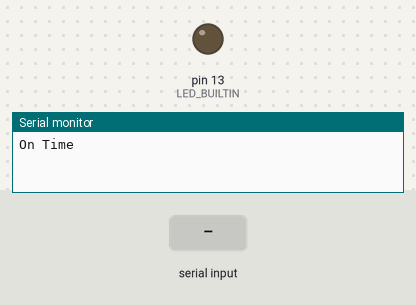
This sketch was run on a simulated Arduino Uno, built with avr-gcc and run on an emulated ATmega328P. On the bench: output pins drawn as LEDs (lit = HIGH), the last lines printed to the serial monitor. The test bench sets the inputs (shaded band).

Above: at 1.7 s.
1.8 s: "s90\n" received over Serial
At 2.6 s:
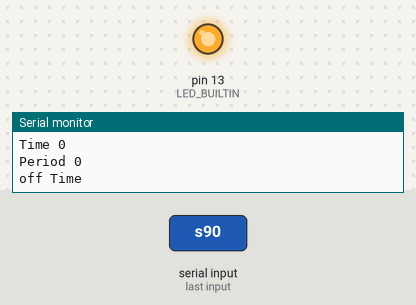
Timing chart, 0 to 4.8 s (numbered marks = the images above; inputs shaded):
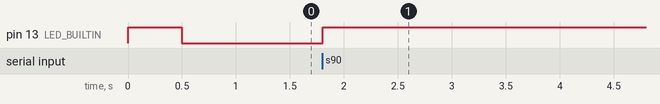

Measured:
- after the input at 1.8 s, pin 13 (LED_BUILTIN): LOW → HIGH at once

The sketch:

UltrasinicG.ino
```cpp
int flag = 0;
int flagTime = 0;
int OnTime = 0;
int peiod = 0;

unsigned long lastTime;
unsigned long lastTimeON;
void setup() {
  Serial.begin(9600);
  pinMode(LED_BUILTIN, OUTPUT);
  while (!Serial) {
    ;
  }
  digitalWrite(LED_BUILTIN, HIGH);
  delay(500);
  digitalWrite(LED_BUILTIN, LOW);
  Serial.println("On Time");

}

void loop() {
  if (Serial.available() > 1) {
    char key = Serial.read();
    int val = Serial.parseInt();
    switch (key)
    {
      case 's': flag = val;
        break;
      case 't': OnTime = val;
        break;
      case 'p': peiod = val;
        break;
    }
    //    Serial.println(val);
    Serial.println("Flag " + String(flag));
    Serial.println("Time " + String(OnTime));
    Serial.println("Period " + String(peiod));
  }
  //  Agoritmul de conectare
  if (flag) {
    if (millis() - lastTimeON > OnTime * 1000 and flagTime == 0) {
      lastTimeON = millis();
      lastTime = millis();
      digitalWrite(LED_BUILTIN, HIGH);
      delay(500);
      digitalWrite(LED_BUILTIN, LOW);
      Serial.println("off Time");

      flagTime = 1;
    }
    if (millis() - lastTime > peiod  * 1000 and flagTime == 1) {
      lastTime = millis();
      lastTimeON = millis();
      digitalWrite(LED_BUILTIN, HIGH);
      delay(500);
      digitalWrite(LED_BUILTIN, LOW);
      Serial.println("on Time");

      flagTime = 0;
    }
  } else {
    digitalWrite(LED_BUILTIN, LOW);
  }
}
```
